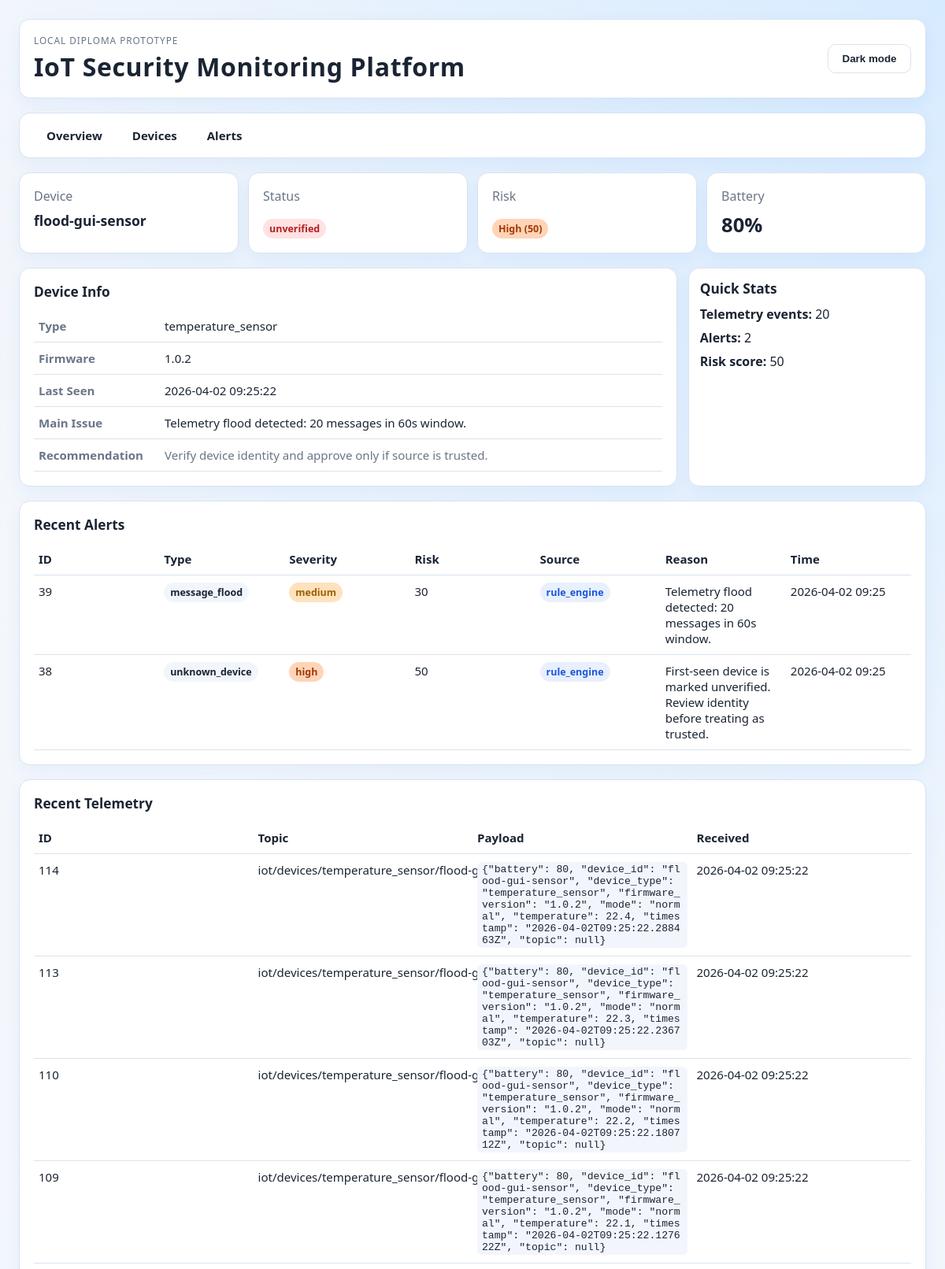
Screenshot of /dashboard/devices/flood-gui-sensor (upper part) with the database file from the repository.
### app/models/device.py (models this page shows)
class Device(Base):
    __tablename__ = "devices"
    id: Mapped[int] = mapped_column(Integer, primary_key=True)
    device_id: Mapped[str] = mapped_column(String(100), unique=True, index=True)
    device_type: Mapped[str] = mapped_column(String(50), index=True)
    name: Mapped[str | None] = mapped_column(String(100), nullable=True)
    status: Mapped[str] = mapped_column(String(30), default="offline")
    firmware_version: Mapped[str | None] = mapped_column(String(50), nullable=True)
    last_seen_at: Mapped[datetime | None] = mapped_column(
        DateTime(timezone=True), nullable=True
    )
    created_at: Mapped[datetime] = mapped_column(
        DateTime(timezone=True), default=utc_now
    )
    updated_at: Mapped[datetime] = mapped_column(
        DateTime(timezone=True), default=utc_now, onupdate=utc_now
    )

### app/models/alert.py (models this page shows)
class Alert(Base):
    __tablename__ = "alerts"
    id: Mapped[int] = mapped_column(Integer, primary_key=True)
    device_id: Mapped[str | None] = mapped_column(
        String(100), index=True, nullable=True
    )
    alert_type: Mapped[str] = mapped_column(String(50), index=True)
    severity: Mapped[str] = mapped_column(String(20), index=True)
    risk_score: Mapped[int] = mapped_column(Integer)
    reason: Mapped[str] = mapped_column(Text)
    source: Mapped[str] = mapped_column(String(50), default="rule_engine")
    status: Mapped[str] = mapped_column(String(30), default="open")
    created_at: Mapped[datetime] = mapped_column(
        DateTime(timezone=True), default=utc_now, index=True
    )

### app/models/telemetry_event.py (models this page shows)
class TelemetryEvent(Base):
    __tablename__ = "telemetry_events"
    id: Mapped[int] = mapped_column(Integer, primary_key=True)
    device_id: Mapped[str | None] = mapped_column(
        String(100), index=True, nullable=True
    )
    topic: Mapped[str] = mapped_column(String(255))
    payload_json: Mapped[str] = mapped_column(Text)
    received_at: Mapped[datetime] = mapped_column(
        DateTime(timezone=True), default=utc_now, index=True
    )

### app/main.py (the view)
@app.get("/dashboard/devices/{device_id}", response_class=HTMLResponse)
def dashboard_device_detail(
    request: Request, device_id: str, db: Session = Depends(get_db)
) -> HTMLResponse:
    detail = _get_device_detail(db, device_id=device_id)
    if detail is None:
        raise HTTPException(status_code=404, detail="Device not found")
    return templates.TemplateResponse(
        request=request,
        name="device_detail.html",
        context={"detail": detail},
    )

### app/templates/device_detail.html (shortened to what this page needs)
<!DOCTYPE html>
<html lang="ru">
<head>
    <link rel="stylesheet" href="{{ url_for('static', path='/dashboard.css') }}">
</head>
<body>
<main class="page-shell">
    <header class="topbar card">
        <div>
            <p class="eyebrow">Local diploma prototype</p>
            <h1>IoT Security Monitoring Platform</h1>
        </div>
        <div class="actions">
            <button type="button" id="theme-toggle" class="theme-toggle" aria-pressed="false">Dark mode</button>
        </div>
    </header>
    <nav class="nav-bar card">
        <a href="/">Overview</a>
        <a href="/dashboard/devices">Devices</a>
        <a href="/dashboard/alerts">Alerts</a>
    </nav>
    <section class="kpis">
        <article class="card kpi">
            <p>Device</p>
            <strong style="font-size:1.1rem">{{ detail.device.device_id }}</strong>
        </article>
        <article class="card kpi">
            <p>Status</p>
            <strong><span class="badge {{ 'online' if detail.device.status == 'online' else 'offline' }}">{{ detail.device.status }}</span></strong>
        </article>
        <article class="card kpi">
            <p>Risk</p>
            <strong><span class="badge risk-{{ detail.device.risk_level | lower }}">{{ detail.device.risk_level }} ({{ detail.device.risk_score }})</span></strong>
        </article>
        <article class="card kpi">
            <p>Battery</p>
            <strong>{{ detail.device.battery if detail.device.battery is not none else '--' }}{% if detail.device.battery is not none %}%{% endif %}</strong>
        </article>
    </section>
    <section class="layout-grid">
        <article class="card">
            <h2>Device Info</h2>
            <table class="detail-table">
                <tr><th>Type</th><td>{{ detail.device.device_type }}</td></tr>
                <tr><th>Firmware</th><td>{{ detail.device.firmware_version or '--' }}</td></tr>
                <tr><th>Last Seen</th><td>{{ detail.device.last_seen_at.strftime('%Y-%m-%d %H:%M:%S') if detail.device.last_seen_at else '--' }}</td></tr>
                <tr><th>Main Issue</th><td>{{ detail.device.main_issue }}</td></tr>
                <tr><th>Recommendation</th><td class="recommendation-cell">{{ detail.device.recommendation }}</td></tr>
            </table>
        </article>
        <aside class="side-column">
            <article class="card side-card-compact">
                <h2>Quick Stats</h2>
                <ul class="detail-stats">
                    <li><strong>Telemetry events:</strong> {{ detail.recent_telemetry | length }}</li>
                    <li><strong>Alerts:</strong> {{ detail.recent_alerts | length }}</li>
                    <li><strong>Risk score:</strong> {{ detail.device.risk_score }}</li>
                </ul>
            </article>
        </aside>
    </section>
    <section class="card">
        <h2>Recent Alerts</h2>
        <table>
            <thead>
            <tr>
                <th>ID</th>
                <th>Type</th>
                <th>Severity</th>
                <th>Risk</th>
                <th>Source</th>
                <th>Reason</th>
                <th>Time</th>
            </tr>
            </thead>
            <tbody>
            {% if detail.recent_alerts %}
                {% for alert in detail.recent_alerts %}
                <tr>
                    <td>{{ alert.id }}</td>
                    <td><span class="badge alert-type">{{ alert.alert_type }}</span></td>
                    <td><span class="badge risk-{{ alert.severity }}">{{ alert.severity }}</span></td>
                    <td>{{ alert.risk_score }}</td>
                    <td><span class="badge source-{{ alert.source }}">{{ alert.source }}</span></td>
                    <td>{{ alert.reason }}</td>
                    <td class="nowrap">{{ alert.created_at.strftime('%Y-%m-%d %H:%M') }}</td>
                </tr>
                {% endfor %}
            {% else %}
                <tr><td colspan="7">No alerts for this device.</td></tr>
            {% endif %}
            </tbody>
        </table>
    </section>
    <section class="card">
        <h2>Recent Telemetry</h2>
        <table>
            <thead>
            <tr>
                <th>ID</th>
                <th>Topic</th>
                <th>Payload</th>
                <th>Received</th>
            </tr>
            </thead>
            <tbody>
            {% if detail.recent_telemetry %}
                {% for event in detail.recent_telemetry %}
                <tr>
                    <td>{{ event.id }}</td>
                    <td class="nowrap">{{ event.topic }}</td>
                    <td><code class="payload-code">{{ event.payload | tojson }}</code></td>
                    <td class="nowrap">{{ event.received_at.strftime('%Y-%m-%d %H:%M:%S') }}</td>
                </tr>
                {% endfor %}
            {% else %}
                <tr><td colspan="4">No telemetry events for this device.</td></tr>
            {% endif %}
            </tbody>
        </table>
    </section>
</main>
</body>
</html>

### app/static/dashboard.css (style rules this page uses)
:root { --bg-1: #f5f7fb; --bg-2: #eef6ff; --glow-top: #d7ebff; --glow-bottom: #e8f3ff; --ink: #1a2433; --muted: #6a7588; --card: #ffffff; --stroke: #d9e3ef; --accent: #1066d6; --accent-soft: #dcecff; --button-bg: #ffffff; --button-ink: #1a2433; --code-bg: #f2f6fc; --ok: #18884f; --warn: #8a6800; --shadow-color: rgb(16 102 214 / 6%); --font-ui: "Segoe UI", "Trebuchet MS", sans-serif; }
* { box-sizing: border-box; }
body { margin: 0; color: var(--ink); font-family: var(--font-ui); background: radial-gradient(circle at top right, var(--glow-top) 0%, transparent 35%), radial-gradient(circle at bottom left, var(--glow-bottom) 0%, transparent 40%), linear-gradient(160deg, var(--bg-1), var(--bg-2)); transition: background 0.25s ease, color 0.25s ease; }
.page-shell { max-width: 1240px; margin: 0 auto; padding: 24px; display: grid; gap: 18px; }
.card { background: var(--card); border: 1px solid var(--stroke); border-radius: 14px; padding: 18px; box-shadow: 0 8px 22px var(--shadow-color); transition: background 0.25s ease, border-color 0.25s ease; }
.topbar { display: flex; justify-content: space-between; align-items: center; gap: 16px; }
.topbar h1 { margin: 4px 0 0; font-size: clamp(1.4rem, 3vw, 2rem); letter-spacing: 0.02em; }
.eyebrow { margin: 0; color: var(--muted); text-transform: uppercase; font-size: 0.74rem; letter-spacing: 0.08em; }
.actions { display: flex; gap: 10px; }
button { border-radius: 10px; border: 1px solid var(--stroke); background: var(--button-bg); color: var(--button-ink); padding: 10px 14px; font-weight: 600; cursor: pointer; transition: background 0.2s ease, border-color 0.2s ease, color 0.2s ease; }
.theme-toggle { min-width: 106px; }
.kpis { display: grid; gap: 12px; grid-template-columns: repeat(4, minmax(0, 1fr)); }
.kpi p { margin: 0; color: var(--muted); }
.kpi strong { display: inline-block; margin-top: 8px; font-size: 1.6rem; }
.layout-grid { display: grid; gap: 14px; grid-template-columns: 2.35fr 0.85fr; }
.side-column { display: grid; gap: 10px; }
.side-card-compact { padding: 14px; }
.side-card-compact h2 { margin-bottom: 10px; }
h2 { margin: 0 0 12px; font-size: 1.08rem; }
table { width: 100%; border-collapse: collapse; font-size: 0.94rem; table-layout: fixed; }
th, td { text-align: left; border-bottom: 1px solid var(--stroke); padding: 10px 6px; vertical-align: top; word-break: break-word; }
.recommendation-cell { color: var(--muted); line-height: 1.35; min-width: 230px; }
.badge { padding: 4px 8px; border-radius: 999px; font-size: 0.78rem; font-weight: 700; }
.badge.offline { background: #ffe2e2; color: #b22020; }
.badge.risk-medium { background: #ffe2bd; color: #9d5f00; }
.badge.risk-high { background: #ffd4b8; color: #a23800; }
code { background: var(--code-bg); border-radius: 6px; padding: 2px 6px; }
.nav-bar { display: flex; gap: 6px; padding: 10px 18px; }
.nav-bar a { padding: 8px 16px; border-radius: 8px; text-decoration: none; color: var(--ink); font-weight: 600; font-size: 0.94rem; transition: background 0.15s ease; }
.nowrap { white-space: nowrap; }
.badge.alert-type { background: var(--code-bg); color: var(--ink); font-weight: 600; }
.badge.source-rule_engine { background: #e8f0fe; color: #1a56db; }
.detail-table { table-layout: auto; }
.detail-table th { width: 160px; color: var(--muted); font-weight: 600; }
.detail-stats { list-style: none; margin: 0; padding: 0; }
.detail-stats li { margin-bottom: 8px; }
.payload-code { font-size: 0.82rem; max-width: 500px; display: inline-block; overflow-wrap: break-word; word-break: break-all; }

### rows the page displays
Device: device.device_id "flood-gui-sensor", device.status "unverified", device.device_type "temperature_sensor", device "1.0.2", device.last_seen_at "2026-04-02 09:25:22"
Alert: device.main_issue "Telemetry flood detected: 20 messages in 60s window.", id "39", alert_type "message_flood", severity "medium", risk_score "30", source "rule_engine", reason "Telemetry flood detected: 20 messages in 60s window.", created_at "2026-04-02 09:25"
Alert: id "38", alert_type "unknown_device", severity "high", risk_score "50", source "rule_engine", reason "First-seen device is marked unverified. Review identity before treating as trusted.", created_at "2026-04-02 09:25"
TelemetryEvent: id "114", topic "iot/devices/temperature_sensor/flood-gui-sensor/telemetry", payload|tojson "{\"battery\": 80, \"device_id\": \"flood-gui-sensor\", \"device_type\": \"temperature_sensor\", \"firmware_version\": \"1.0.2\", \"mode\": \"normal\", \"temperature\": 22.4, \"timestamp\": \"2026-04-02T09:25:22.288463Z\", \"topic\": null}", received_at "2026-04-02 09:25:22"
TelemetryEvent: id "113", topic "iot/devices/temperature_sensor/flood-gui-sensor/telemetry", payload|tojson "{\"battery\": 80, \"device_id\": \"flood-gui-sensor\", \"device_type\": \"temperature_sensor\", \"firmware_version\": \"1.0.2\", \"mode\": \"normal\", \"temperature\": 22.3, \"timestamp\": \"2026-04-02T09:25:22.236703Z\", \"topic\": null}", received_at "2026-04-02 09:25:22"
TelemetryEvent: id "110", topic "iot/devices/temperature_sensor/flood-gui-sensor/telemetry", payload|tojson "{\"battery\": 80, \"device_id\": \"flood-gui-sensor\", \"device_type\": \"temperature_sensor\", \"firmware_version\": \"1.0.2\", \"mode\": \"normal\", \"temperature\": 22.2, \"timestamp\": \"2026-04-02T09:25:22.180712Z\", \"topic\": null}", received_at "2026-04-02 09:25:22"
TelemetryEvent: id "109", topic "iot/devices/temperature_sensor/flood-gui-sensor/telemetry", payload|tojson "{\"battery\": 80, \"device_id\": \"flood-gui-sensor\", \"device_type\": \"temperature_sensor\", \"firmware_version\": \"1.0.2\", \"mode\": \"normal\", \"temperature\": 22.1, \"timestamp\": \"2026-04-02T09:25:22.127622Z\", \"topic\": null}", received_at "2026-04-02 09:25:22"

### other values shown
{{ detail.device.risk_level }} "High"
{{ detail.device.risk_score }} "50"
{{ detail.device.battery if detail.device.battery is not none else '--' }} "80"
{{ detail.device.recommendation }} "Verify device identity and approve only if source is trusted."
{{ detail.recent_telemetry | length }} "20"
{{ detail.recent_alerts | length }} "2"
